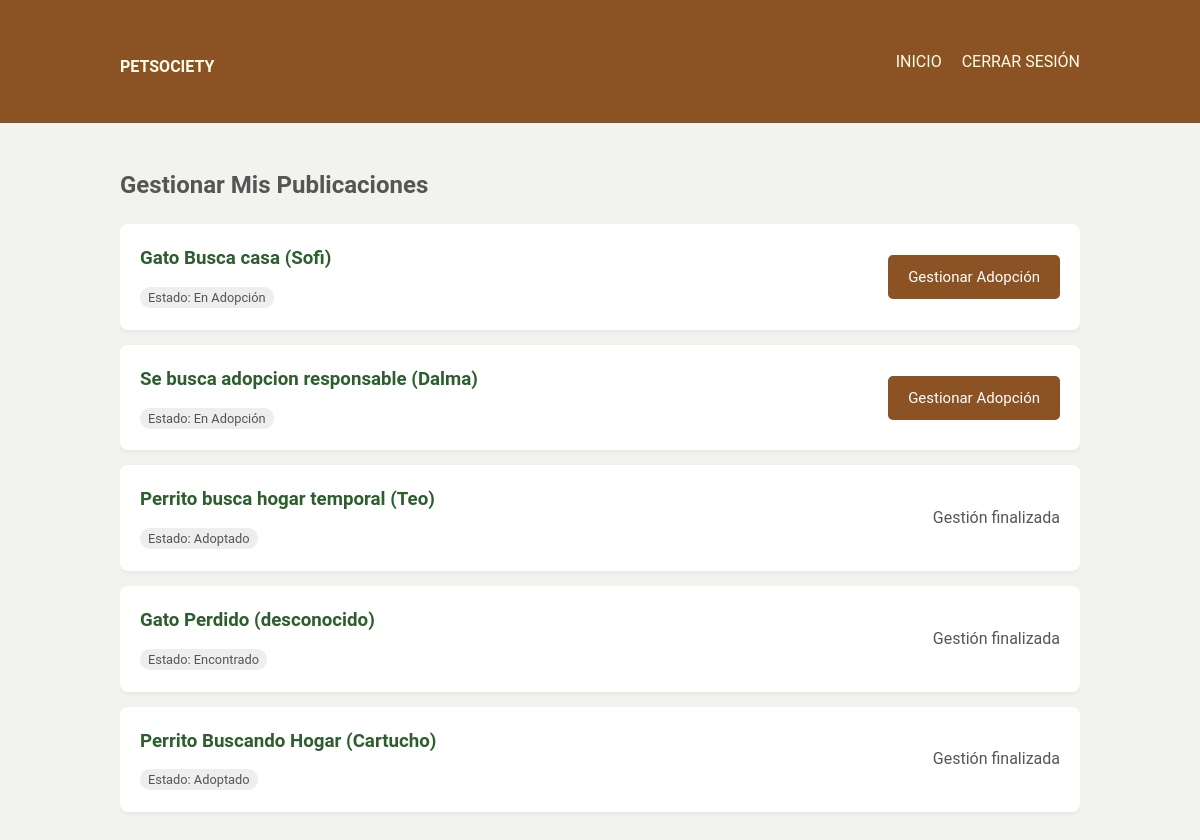
/mis_publicaciones.php (signed in), run on the app's committed database.
### tables this page shows
CREATE TABLE `publicaciones` (
  `id_publicacion` int(11) NOT NULL,
  `id_animal` int(11) NOT NULL,
  `id_usuario_publicador` int(11) NOT NULL,
  `titulo` varchar(255) NOT NULL COMMENT 'Título de la publicación',
  `contenido` text NOT NULL COMMENT 'Contenido detallado de la publicación',
  `tipo_publicacion` enum('Adopción','Perdido','Encontrado','Hogar Temporal') NOT NULL COMMENT 'Tipo de publicación',
  `fecha_publicacion` timestamp NOT NULL DEFAULT current_timestamp() COMMENT 'Fecha y hora en que se publicó el animal (automática)'
);

CREATE TABLE `animales` (
  `id_animal` int(11) NOT NULL,
  `nombre` varchar(100) DEFAULT NULL,
  `especie` varchar(50) NOT NULL,
  `raza` varchar(50) DEFAULT NULL,
  `edad` tinyint(3) UNSIGNED DEFAULT NULL COMMENT 'Edad en años del animal',
  `genero` enum('Macho','Hembra') NOT NULL COMMENT 'Género del animal, estandarizado a Macho o Hembra',
  `descripcion` text NOT NULL,
  `imagen_url` varchar(255) DEFAULT NULL COMMENT 'URL o ruta de la imagen del animal',
  `estado` enum('En Adopción','Perdido','Adoptado','Hogar Temporal','Encontrado') NOT NULL
);

### mis_publicaciones.php (the view, shortened to what this page needs)
<?php
require_once "config.php";
$id_usuario = $_SESSION['id_usuario'];
$sql = "SELECT p.id_publicacion, p.titulo, p.tipo_publicacion, a.id_animal, a.nombre, a.estado
        FROM publicaciones p
        JOIN animales a ON p.id_animal = a.id_animal
        WHERE p.id_usuario_publicador = ?
        ORDER BY p.fecha_publicacion DESC";
$publicaciones = [];
if ($stmt = $conexion->prepare($sql)) {
    $stmt->bind_param("i", $id_usuario);
    $stmt->execute();
    $result = $stmt->get_result();
    while ($row = $result->fetch_assoc()) {
        $publicaciones[] = $row;
    }
}
?>
<!DOCTYPE html>
<html lang="es">
<head>
    <link rel="stylesheet" href="estilos.css">
</head>
<body>
    <header>
        <div class="container">
            <div id="branding"><h1><a href="index.php">PetSociety</a></h1></div>
            <nav><ul><li><a href="index.php">Inicio</a></li><li><a href="logout.php">Cerrar Sesión</a></li></ul></nav>
        </div>
    </header>
    <div class="container">
        <h2>Gestionar Mis Publicaciones</h2>
        <?php if (!empty($publicaciones)): ?>
            <?php foreach ($publicaciones as $pub): ?>
                <div class="pub-card">
                    <div class="pub-info">
                        <h3><?php echo htmlspecialchars($pub['titulo']); ?> (<?php echo htmlspecialchars($pub['nombre']); ?>)</h3>
                        <span class="pub-estado <?php if($pub['estado'] == 'Adoptado' || $pub['estado'] == 'Encontrado') echo 'estado-'.$pub['estado']; ?>">
                            Estado: <?php echo htmlspecialchars($pub['estado']); ?>
                        </span>
                    </div>
                    <div class="pub-actions">
                        <?php if ($pub['estado'] == 'En Adopción' || $pub['estado'] == 'Hogar Temporal'): ?>
                            <a href="gestionar_adopcion.php?id_pub=<?php echo $pub['id_publicacion']; ?>&id_animal=<?php echo $pub['id_animal']; ?>" class="btn">Gestionar Adopción</a>
                        <?php else: ?>
                            <span>Gestión finalizada</span>
                        <?php endif; ?>
                    </div>
                </div>
            <?php endforeach; ?>
        <?php else: ?>
            <p>No has realizado ninguna publicación todavía. <a href="publicar.php">¡Crea una ahora!</a></p>
        <?php endif; ?>
    </div>
</body>
</html>

### estilos.css (style rules this page uses)
body { font-family: "Roboto", sans-serif; background-color: #f2f3ee; color: #555555; margin: 0; padding: 0; line-height: 1.6; }
.container { width: 80%; margin: auto; overflow: hidden; padding: 20px 0; }
header { background: #8b5224; color: #fffde7; padding: 1rem 0; border-bottom: #f2f3ee 3px solid; }
header a { color: #fffde7; text-decoration: none; text-transform: uppercase; font-size: 16px; }
header .container { display: flex; justify-content: space-between; align-items: center; }
header #branding h1 { margin: 0; }
header nav ul { padding: 0; margin: 0; list-style: none; }
header nav ul li { display: inline; margin-left: 20px; }
.btn { display: inline-block; background: #8b5224; color: #ffffff; padding: 10px 20px; border: none; border-radius: 5px; cursor: pointer; text-decoration: none; font-size: 15px; width: 70%; }

### mis_publicaciones.php (style rules this page uses)
.pub-card { background: #fff; padding: 20px; margin-bottom: 15px; border-radius: 8px; box-shadow: 0 2px 4px rgba(0,0,0,0.05); display: flex; justify-content: space-between; align-items: center; }
.pub-info h3 { margin: 0 0 10px; color: #2C5F2D; }
.pub-info span { background: #eee; padding: 3px 8px; border-radius: 10px; font-size: 0.8em; }
.pub-actions .btn { width: auto; margin-left: 10px; }

### data on the page
publicaciones: titulo "Gato Busca casa", id_animal.nombre "Sofi", id_animal.estado "En Adopción"
publicaciones: titulo "Se busca adopcion responsable", id_animal.nombre "Dalma", id_animal.estado "En Adopción"
publicaciones: titulo "Perrito busca hogar temporal", id_animal.nombre "Teo", id_animal.estado "Adoptado", shows "Gestión finalizada"
publicaciones: titulo "Gato Perdido", id_animal.nombre "desconocido", id_animal.estado "Encontrado", shows "Gestión finalizada"
publicaciones: titulo "Perrito Buscando Hogar", id_animal.nombre "Cartucho", id_animal.estado "Adoptado", shows "Gestión finalizada"
